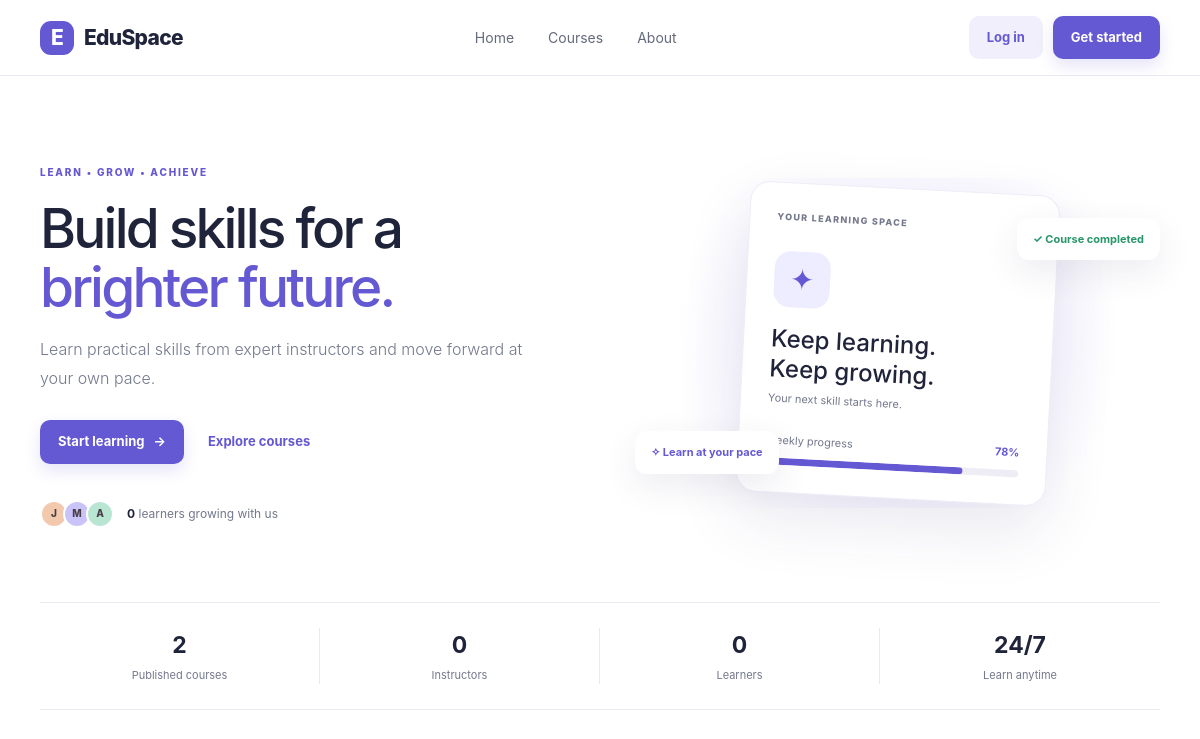
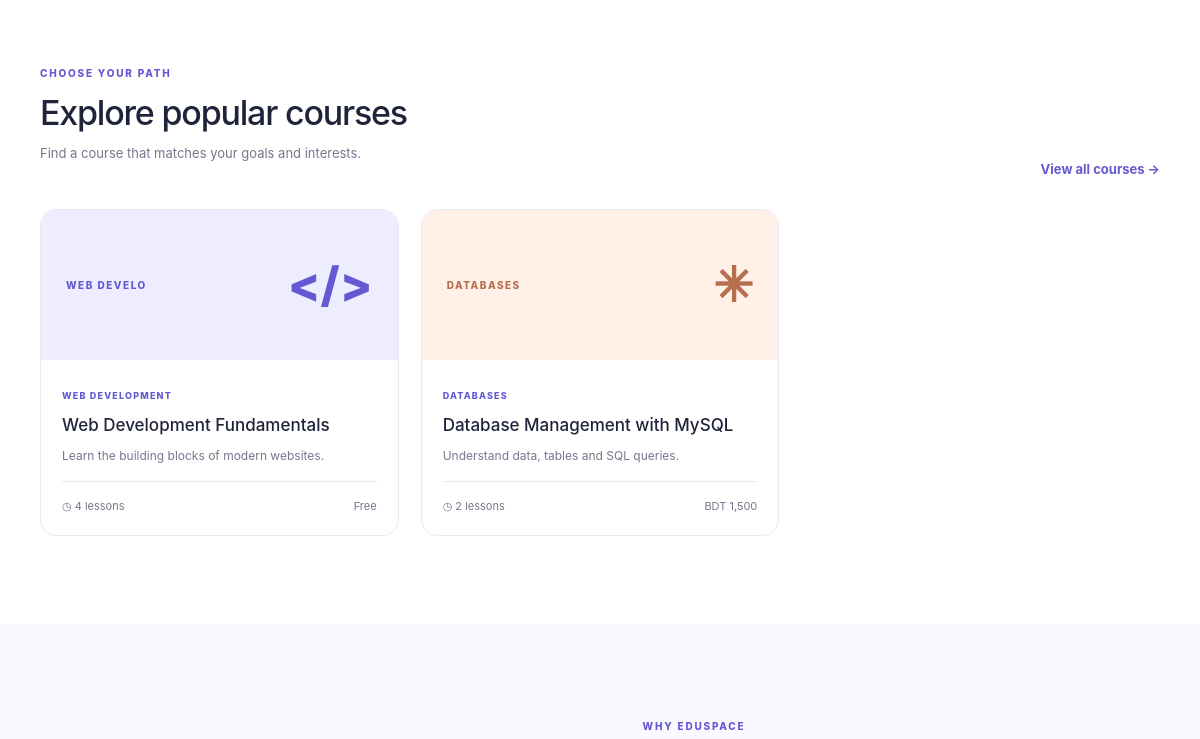
Before: / (upper part) with the older database file (2 pictures, top to bottom).
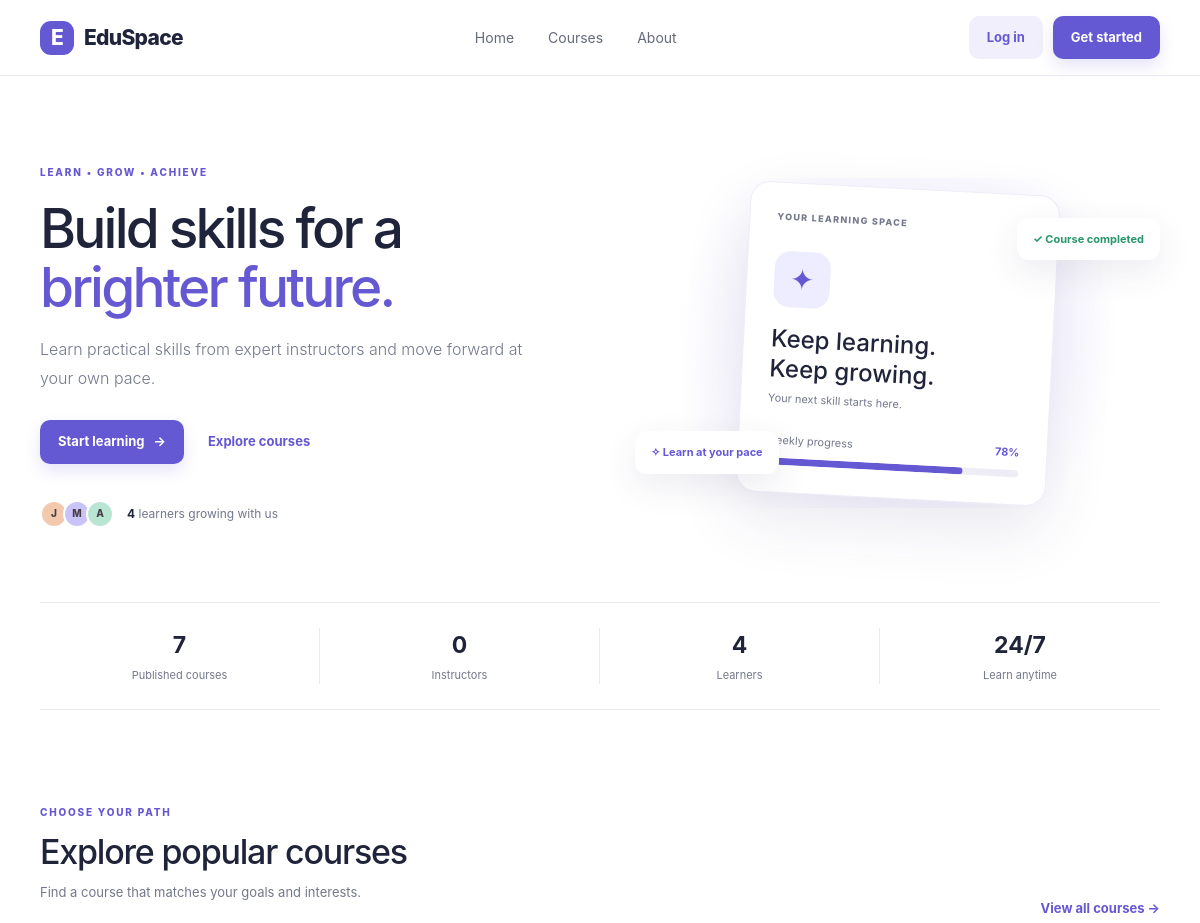
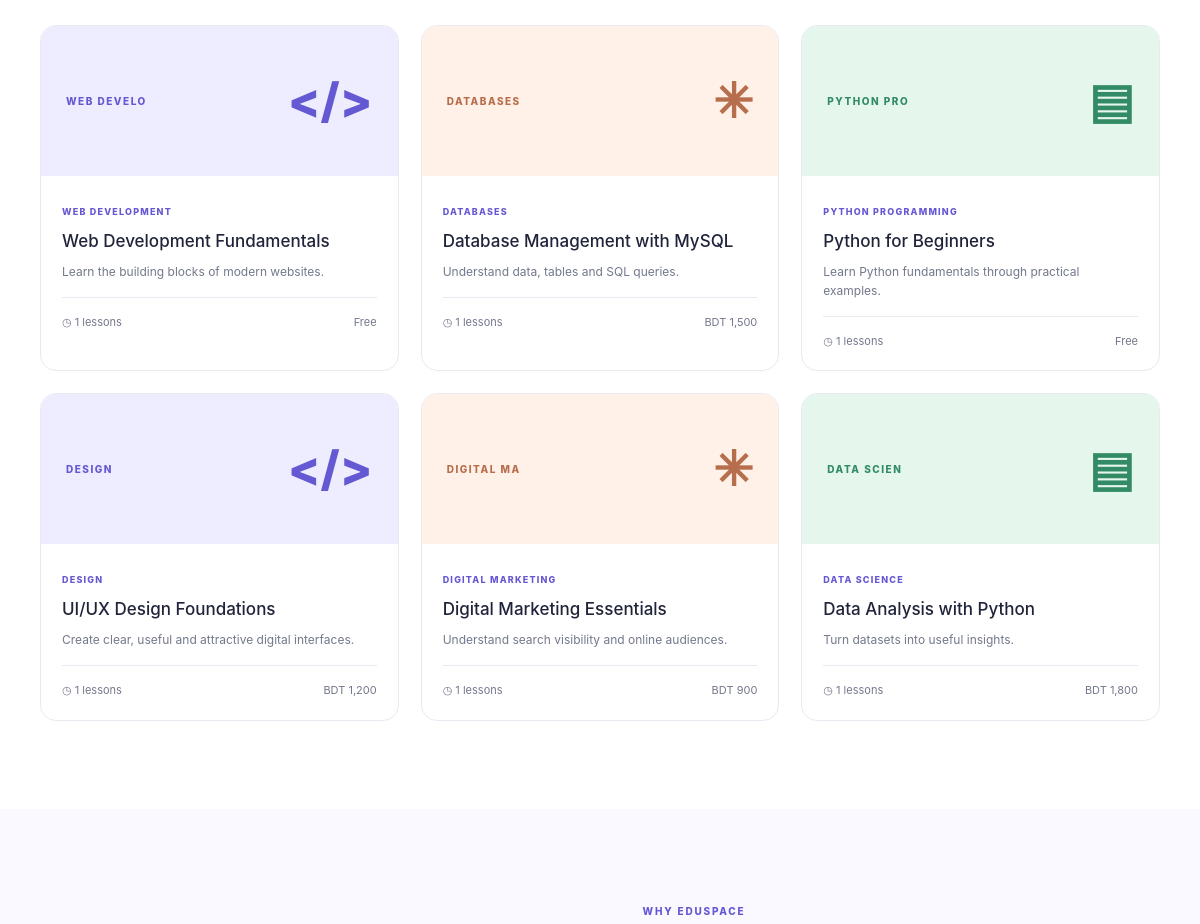
After: the same page with the newer database file (2 pictures, top to bottom).
### tables this page shows
CREATE TABLE `courses` (
  `id` bigint UNSIGNED NOT NULL,
  `instructor_id` bigint UNSIGNED NOT NULL,
  `category_id` bigint UNSIGNED NOT NULL,
  `title` varchar(200) NOT NULL,
  `slug` varchar(220) NOT NULL,
  `short_description` varchar(500) DEFAULT NULL,
  `description` longtext,
  `thumbnail` varchar(255) DEFAULT NULL,
  `level` enum('beginner','intermediate','advanced') DEFAULT 'beginner',
  `price` decimal(10,2) NOT NULL DEFAULT '0.00',
  `language` varchar(60) DEFAULT 'English',
  `status` enum('draft','published','archived') DEFAULT 'draft',
  `created_at` timestamp NULL DEFAULT CURRENT_TIMESTAMP,
  `updated_at` timestamp NULL DEFAULT CURRENT_TIMESTAMP ON UPDATE CURRENT_TIMESTAMP
);

CREATE TABLE `categories` (
  `id` bigint UNSIGNED NOT NULL,
  `name` varchar(120) NOT NULL,
  `slug` varchar(150) NOT NULL,
  `description` text,
  `status` enum('active','inactive') NOT NULL DEFAULT 'active',
  `created_at` timestamp NULL DEFAULT CURRENT_TIMESTAMP
);

### index.php (the view, shortened to what this page needs)
<?php
include_once(__DIR__ . "/db_config.php");
function h($v) { return htmlspecialchars((string) $v, ENT_QUOTES, 'UTF-8'); }
$loggedIn = !empty($_SESSION['email']);
$role = $_SESSION['role'] ?? '';
$dash = $role === 'admin' ? 'admin/admin_dashboard.php' : ($role === 'instructor' ? 'admin/instructor_dashboard.php' : 'admin/student_dashboard.php');
$browse = $loggedIn && $role === 'student' ? 'student/courses.php' : 'login.php';
$stat = function ($sql) use ($conn) { $r = $conn->query($sql); return $r ? (int) $r->fetch_assoc()['t'] : 0; };
$countCourses = $stat("SELECT COUNT(*) t FROM courses WHERE status='published'");
$countInstructors = $stat("SELECT COUNT(*) t FROM users WHERE role='instructor' AND status='active'");
$countStudents = $stat("SELECT COUNT(*) t FROM users WHERE role='student' AND status='active'");
$reviewTable = $conn->query(
    "SELECT COUNT(*) AS table_exists
     FROM information_schema.tables
     WHERE table_schema = DATABASE() AND table_name = 'course_reviews'"
);
$hasReviews = (int) $reviewTable->fetch_assoc()['table_exists'] > 0;
$ratingExpression = $hasReviews
    ? "(SELECT AVG(r.rating) FROM course_reviews r JOIN enrollments e ON e.id=r.enrollment_id WHERE e.course_id=c.id) AS rating"
    : "NULL AS rating";
$courses = $conn->query(
    "SELECT c.id, c.title, c.short_description, c.price, cat.name AS category,
            (SELECT COUNT(*) FROM lessons l JOIN course_sections s ON s.id=l.section_id WHERE s.course_id=c.id) AS lessons,
            $ratingExpression
     FROM courses c JOIN categories cat ON cat.id=c.category_id
     WHERE c.status='published' ORDER BY c.created_at DESC LIMIT 6"
);
$arts = ['art-purple', 'art-peach', 'art-green'];
$symbols = ['&lt;/&gt;', '✳', '▤'];
?>
<!doctype html>
<html lang="en">
    <head>
        <link href="https://cdn.jsdelivr.net/npm/bootstrap@5.3.3/dist/css/bootstrap.min.css" rel="stylesheet">
        <link href="https://cdn.jsdelivr.net/npm/bootstrap-icons@1.11.3/font/bootstrap-icons.min.css" rel="stylesheet">
        <link rel="stylesheet" href="assets/css/style.css">
    </head>
<body>
<header class="site-header">
    <a class="brand" href="index.php"><span class="brand-mark">E</span> EduSpace</a>
    <nav><a href="index.php">Home</a><a href="#courses">Courses</a><a href="#about">About</a></nav>
    <div class="header-actions">
        <?php if ($loggedIn): ?>
        <a class="btn btn-primary" href="<?php echo h($dash); ?>">My dashboard</a>
        <a class="btn btn-light" href="logout.php">Log out</a>
        <?php else: ?>
        <a class="btn btn-light" href="login.php">Log in</a>
        <a class="btn btn-primary" href="register.php">Get started</a>
        <?php endif; ?>
    </div>
</header>
<main>
    <section class="hero wrap">
        <div>
            <span class="eyebrow">LEARN • GROW • ACHIEVE</span>
            <h1>Build skills for a <span>brighter future.</span></h1>
            <p class="lead">Learn practical skills from expert instructors and move forward at your own pace.</p>
            <div class="hero-actions">
                <a class="btn btn-primary" href="register.php">Start learning <span>→</span></a>
                <a class="text-link" href="#courses">Explore courses</a>
            </div>
            <div class="hero-note">
                <div class="avatar-stack"><i>J</i><i>M</i><i>A</i></div>
                <span><b><?php echo $countStudents; ?></b> learners growing with us</span>
            </div>
        </div>
        <div class="hero-art">
            <div class="hero-card card-main">
                <div class="card-top">
                    <span class="tag">YOUR LEARNING SPACE</span>
                </div>
                <div class="book-icon">✦</div>
                <h3>Keep learning.<br>Keep growing.</h3>
                <p>Your next skill starts here.</p>
                <div class="progress-label"><span>Weekly progress</span><b>78%</b>
                </div>
                <div class="progress">
                    <span style="width:78%"></span>
                </div>
            </div>
            <div class="float-card float-one">✓ Course completed</div>
            <div class="float-card float-two">✧ Learn at your pace</div>
        </div>
    </section>
<section class="stats wrap">
    <div>
        <b><?php echo $countCourses; ?></b><span>Published courses</span>
    </div>
    <div>
        <b><?php echo $countInstructors; ?></b><span>Instructors</span>
    </div>
    <div>
        <b><?php echo $countStudents; ?></b><span>Learners</span>
    </div>
    <div><b>24/7</b><span>Learn anytime</span></div>
</section>
<section class="section wrap" id="courses">
    <div class="section-heading">
        <div>
            <span class="eyebrow">CHOOSE YOUR PATH</span>
            <h2>Explore popular courses</h2>
            <p>Find a course that matches your goals and interests.</p>
        </div>
        <a class="text-link" href="<?php echo h($browse); ?>">View all courses →</a>
    </div>
    <div class="course-grid">
<?php if ($courses && $courses->num_rows > 0): $i = 0; while ($c = $courses->fetch_assoc()): ?>
<article class="course-card">
    <div class="course-art <?php echo $arts[$i % 3]; ?>">
        <span><?php echo h(strtoupper(substr($c['category'], 0, 10))); ?></span><span class="art-symbol"><?php echo $symbols[$i % 3]; ?></span>
    </div>
    <div class="course-body"><span class="course-type"><?php echo h(strtoupper($c['category'])); ?></span>
        <h3><?php echo h($c['title']); ?></h3>
        <p><?php echo h($c['short_description']); ?></p>
        <div class="course-meta"><span>◷ <?php echo (int) $c['lessons']; ?> lessons</span><span><?php echo $c['rating'] !== null ? '★ ' . number_format((float) $c['rating'], 1) : ((float) $c['price'] > 0 ? 'BDT ' . number_format((float) $c['price'], 0) : 'Free'); ?></span></div></div>
</article>
<?php $i++; endwhile; else: ?>
<p>No published courses yet. Please check back soon.</p>
<?php endif; ?>
</div>
</section>
<section class="section about-section" id="about">
    <div class="wrap about-grid">
        <div>
            <span class="eyebrow">WHY EDUSPACE</span>
        </div>
    </div>
</section>
</main>
    <script src="assets/js/app.js"></script></body>
    </html>

Changed rows visible on the page:
computed for courses "Web Development Fundamentals": lessons "4" → "1"
computed for courses "Database Management with MySQL": lessons "2" → "1"
added courses: category.name "PYTHON PRO", i "▤", category.name "PYTHON PROGRAMMING", title "Python for Beginners", short_description "Learn Python fundamentals through practical examples.", lessons "1", price "Free"
added courses: category.name "DESIGN", i "</>", title "UI/UX Design Foundations", short_description "Create clear, useful and attractive digital interfaces.", lessons "1", price "1,200"
added courses: category.name "DIGITAL MA", i "✳", category.name "DIGITAL MARKETING", title "Digital Marketing Essentials", short_description "Understand search visibility and online audiences.", lessons "1", price "900"
added courses: category.name "DATA SCIEN", i "▤", category.name "DATA SCIENCE", title "Data Analysis with Python", short_description "Turn datasets into useful insights.", lessons "1", price "1,800"
Other visible differences:
$countStudents: "0" → "4"
$countCourses: "2" → "7"
